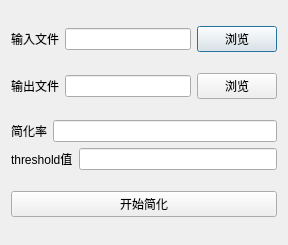
<?xml version="1.0" encoding="UTF-8"?>
<ui version="4.0">
 <class>interfaceClass</class>
 <widget class="QDialog" name="interfaceClass">
  <property name="geometry">
   <rect>
    <x>0</x>
    <y>0</y>
    <width>288</width>
    <height>245</height>
   </rect>
  </property>
  <property name="windowTitle">
   <string>网格简化</string>
  </property>
  <layout class="QGridLayout" name="gridLayout_2">
   <item row="0" column="0">
    <layout class="QHBoxLayout" name="horizontalLayout">
     <item>
      <widget class="QLabel" name="label">
       <property name="text">
        <string>输入文件</string>
       </property>
      </widget>
     </item>
     <item>
      <widget class="QLineEdit" name="lineEdit"/>
     </item>
     <item>
      <widget class="QPushButton" name="pushButton">
       <property name="text">
        <string>浏览</string>
       </property>
      </widget>
     </item>
    </layout>
   </item>
   <item row="1" column="0">
    <layout class="QHBoxLayout" name="horizontalLayout_2">
     <item>
      <widget class="QLabel" name="label_2">
       <property name="text">
        <string>输出文件</string>
       </property>
      </widget>
     </item>
     <item>
      <widget class="QLineEdit" name="lineEdit_2"/>
     </item>
     <item>
      <widget class="QPushButton" name="pushButton_2">
       <property name="text">
        <string>浏览</string>
       </property>
      </widget>
     </item>
    </layout>
   </item>
   <item row="2" column="0">
    <layout class="QGridLayout" name="gridLayout">
     <item row="0" column="0">
      <widget class="QLabel" name="label_3">
       <property name="text">
        <string>简化率</string>
       </property>
      </widget>
     </item>
     <item row="0" column="1" colspan="2">
      <widget class="QLineEdit" name="lineEdit_3"/>
     </item>
     <item row="1" column="0" colspan="2">
      <widget class="QLabel" name="label_4">
       <property name="text">
        <string>threshold值</string>
       </property>
      </widget>
     </item>
     <item row="1" column="2">
      <widget class="QLineEdit" name="lineEdit_4"/>
     </item>
    </layout>
   </item>
   <item row="3" column="0">
    <widget class="QPushButton" name="pushButton_3">
     <property name="text">
      <string>开始简化</string>
     </property>
    </widget>
   </item>
  </layout>
 </widget>
 <layoutdefault spacing="6" margin="11"/>
 <resources/>
 <connections/>
</ui>
